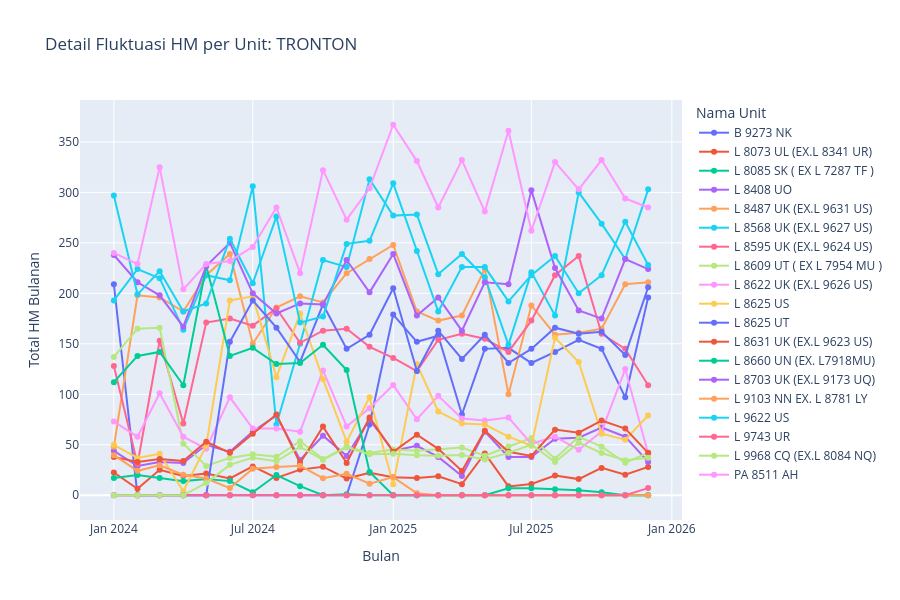

The cell this chart's notebook holds for it:
### Markdown cell above
### Tren HM Tronton

### Code cell
# 7. Plot Khusus TRONTON
df_trn = df_unit_monthly[df_unit_monthly['TYPE'] == 'TRONTON']

fig_trn = px.line(df_trn, x='TAHUN_BULAN', y='Delta_HM', color='EQUIP NAME', 
              title='Detail Fluktuasi HM per Unit: TRONTON',
              labels={'TAHUN_BULAN': 'Bulan', 'Delta_HM': 'Total HM Bulanan'},
              markers=True)

fig_trn.update_layout(height=600, legend_title_text='Nama Unit')
fig_trn.show()

### Figure 1 — Plotly figure (JSON) as saved in the notebook; plotly's stock layout.template omitted (floating-point values rounded to 4 significant figures)
{"data": [{"hovertemplate": "EQUIP NAME=B 9273 NK<br>Bulan=%{x}<br>Total HM Bulanan=%{y}<extra></extra>", "legendgroup": "B 9273 NK", "line": {"color": "#636efa", "dash": "solid"}, "marker": {"symbol": "circle"}, "mode": "lines+markers", "name": "B 9273 NK", "orientation": "v", "showlegend": true, "type": "scatter", "x": ["2024-01", "2024-02", "2024-03", "2024-04", "2024-05", "2024-06", "2024-07", "2024-08", "2024-09", "2024-10", "2024-11", "2024-12", "2025-01", "2025-02", "2025-03", "2025-04", "2025-05", "2025-06", "2025-07", "2025-08", "2025-09", "2025-10", "2025-11", "2025-12"], "xaxis": "x", "y": [209, 0, 0, 0, 0, 0, 0, 0, 0, 0, 0, 70, 179, 152, 158, 80, 145, 146, 131, 142, 154, 145, 97, 196], "yaxis": "y"}, {"hovertemplate": "EQUIP NAME=L 8073 UL (EX.L 8341 UR)<br>Bulan=%{x}<br>Total HM Bulanan=%{y}<extra></extra>", "legendgroup": "L 8073 UL (EX.L 8341 UR)", "line": {"color": "#EF553B", "dash": "solid"}, "marker": {"symbol": "circle"}, "mode": "lines+markers", "name": "L 8073 UL (EX.L 8341 UR)", "orientation": "v", "showlegend": true, "type": "scatter", "x": ["2024-01", "2024-02", "2024-03", "2024-04", "2024-05", "2024-06", "2024-07", "2024-08", "2024-09", "2024-10", "2024-11", "2024-12", "2025-01", "2025-02", "2025-03", "2025-04", "2025-05", "2025-06", "2025-07", "2025-08", "2025-09", "2025-10", "2025-11", "2025-12"], "xaxis": "x", "y": [22.5, 6.4, 25.2, 19.2, 21.6, 16.6, 28.6, 17.2, 25.4, 28.3, 16.5, 22.3, 17.9, 17.2, 18.8, 11, 41.4, 8.8, 11.1, 19.5, 16, 27.1, 20.3, 28.1], "yaxis": "y"}, {"hovertemplate": "EQUIP NAME=L 8085 SK ( EX L 7287 TF )<br>Bulan=%{x}<br>Total HM Bulanan=%{y}<extra></extra>", "legendgroup": "L 8085 SK ( EX L 7287 TF )", "line": {"color": "#00cc96", "dash": "solid"}, "marker": {"symbol": "circle"}, "mode": "lines+markers", "name": "L 8085 SK ( EX L 7287 TF )", "orientation": "v", "showlegend": true, "type": "scatter", "x": ["2024-01", "2024-02", "2024-03", "2024-04", "2024-05", "2024-06", "2024-07", "2024-08", "2024-09", "2024-10", "2024-11", "2024-12", "2025-01", "2025-02", "2025-03", "2025-04", "2025-05", "2025-06", "2025-07", "2025-08", "2025-09", "2025-10", "2025-11", "2025-12"], "xaxis": "x", "y": [17, 20, 17, 14, 16, 14, 3, 20, 9, 0, 1, 0, 0, 0, 0, 0, 0, 7, 7, 6, 5, 3, 0, 0], "yaxis": "y"}, {"hovertemplate": "EQUIP NAME=L 8408 UO<br>Bulan=%{x}<br>Total HM Bulanan=%{y}<extra></extra>", "legendgroup": "L 8408 UO", "line": {"color": "#ab63fa", "dash": "solid"}, "marker": {"symbol": "circle"}, "mode": "lines+markers", "name": "L 8408 UO", "orientation": "v", "showlegend": true, "type": "scatter", "x": ["2024-01", "2024-02", "2024-03", "2024-04", "2024-05", "2024-06", "2024-07", "2024-08", "2024-09", "2024-10", "2024-11", "2024-12", "2025-01", "2025-02", "2025-03", "2025-04", "2025-05", "2025-06", "2025-07", "2025-08", "2025-09", "2025-10", "2025-11", "2025-12"], "xaxis": "x", "y": [44, 29, 33, 32, 50, 43, 63, 79, 35, 59, 39, 75, 44, 49, 38, 19, 63, 38, 38, 56, 57, 67, 58, 33], "yaxis": "y"}, {"hovertemplate": "EQUIP NAME=L 8487 UK (EX.L 9631 US)<br>Bulan=%{x}<br>Total HM Bulanan=%{y}<extra></extra>", "legendgroup": "L 8487 UK (EX.L 9631 US)", "line": {"color": "#FFA15A", "dash": "solid"}, "marker": {"symbol": "circle"}, "mode": "lines+markers", "name": "L 8487 UK (EX.L 9631 US)", "orientation": "v", "showlegend": true, "type": "scatter", "x": ["2024-01", "2024-02", "2024-03", "2024-04", "2024-05", "2024-06", "2024-07", "2024-08", "2024-09", "2024-10", "2024-11", "2024-12", "2025-01", "2025-02", "2025-03", "2025-04", "2025-05", "2025-06", "2025-07", "2025-08", "2025-09", "2025-10", "2025-11", "2025-12"], "xaxis": "x", "y": [48, 198, 196, 182, 218, 239, 150, 186, 197, 191, 220, 234, 248, 182, 173, 178, 224, 100, 188, 159, 161, 165, 209, 211], "yaxis": "y"}, {"hovertemplate": "EQUIP NAME=L 8568 UK (EX.L 9627 US)<br>Bulan=%{x}<br>Total HM Bulanan=%{y}<extra></extra>", "legendgroup": "L 8568 UK (EX.L 9627 US)", "line": {"color": "#19d3f3", "dash": "solid"}, "marker": {"symbol": "circle"}, "mode": "lines+markers", "name": "L 8568 UK (EX.L 9627 US)", "orientation": "v", "showlegend": true, "type": "scatter", "x": ["2024-01", "2024-02", "2024-03", "2024-04", "2024-05", "2024-06", "2024-07", "2024-08", "2024-09", "2024-10", "2024-11", "2024-12", "2025-01", "2025-02", "2025-03", "2025-04", "2025-05", "2025-06", "2025-07", "2025-08", "2025-09", "2025-10", "2025-11", "2025-12"], "xaxis": "x", "y": [193, 224, 215, 164, 218, 213, 306, 70, 150, 233, 226, 313, 277, 278, 219, 239, 216, 149, 221, 178, 300, 269, 234, 303], "yaxis": "y"}, {"hovertemplate": "EQUIP NAME=L 8595 UK (EX.L 9624 US)<br>Bulan=%{x}<br>Total HM Bulanan=%{y}<extra></extra>", "legendgroup": "L 8595 UK (EX.L 9624 US)", "line": {"color": "#FF6692", "dash": "solid"}, "marker": {"symbol": "circle"}, "mode": "lines+markers", "name": "L 8595 UK (EX.L 9624 US)", "orientation": "v", "showlegend": true, "type": "scatter", "x": ["2024-01", "2024-02", "2024-03", "2024-04", "2024-05", "2024-06", "2024-07", "2024-08", "2024-09", "2024-10", "2024-11", "2024-12", "2025-01", "2025-02", "2025-03", "2025-04", "2025-05", "2025-06", "2025-07", "2025-08", "2025-09", "2025-10", "2025-11", "2025-12"], "xaxis": "x", "y": [128, 31, 153, 71, 171, 175, 168, 185, 151, 163, 165, 147, 136, 123, 154, 160, 155, 142, 173, 218, 237, 160, 145, 109], "yaxis": "y"}, {"hovertemplate": "EQUIP NAME=L 8609 UT ( EX L 7954 MU )<br>Bulan=%{x}<br>Total HM Bulanan=%{y}<extra></extra>", "legendgroup": "L 8609 UT ( EX L 7954 MU )", "line": {"color": "#B6E880", "dash": "solid"}, "marker": {"symbol": "circle"}, "mode": "lines+markers", "name": "L 8609 UT ( EX L 7954 MU )", "orientation": "v", "showlegend": true, "type": "scatter", "x": ["2024-01", "2024-02", "2024-03", "2024-04", "2024-05", "2024-06", "2024-07", "2024-08", "2024-09", "2024-10", "2024-11", "2024-12", "2025-01", "2025-02", "2025-03", "2025-04", "2025-05", "2025-06", "2025-07", "2025-08", "2025-09", "2025-10", "2025-11", "2025-12"], "xaxis": "x", "y": [137, 165, 166, 51, 29, 37, 40.7, 38.1, 53.5, 35.8, 48.2, 41.9, 45.3, 44, 45.6, 47.2, 39.2, 48.3, 56.7, 36.2, 57.9, 48.1, 32.1, 42.2], "yaxis": "y"}, {"hovertemplate": "EQUIP NAME=L 8622 UK (EX.L 9626 US)<br>Bulan=%{x}<br>Total HM Bulanan=%{y}<extra></extra>", "legendgroup": "L 8622 UK (EX.L 9626 US)", "line": {"color": "#FF97FF", "dash": "solid"}, "marker": {"symbol": "circle"}, "mode": "lines+markers", "name": "L 8622 UK (EX.L 9626 US)", "orientation": "v", "showlegend": true, "type": "scatter", "x": ["2024-01", "2024-02", "2024-03", "2024-04", "2024-05", "2024-06", "2024-07", "2024-08", "2024-09", "2024-10", "2024-11", "2024-12", "2025-01", "2025-02", "2025-03", "2025-04", "2025-05", "2025-06", "2025-07", "2025-08", "2025-09", "2025-10", "2025-11", "2025-12"], "xaxis": "x", "y": [73, 58, 101, 58, 46, 97, 66, 66, 63, 123.6, 68.2, 86.3, 109.1, 75.3, 98.5, 76, 74, 77, 51, 58, 45, 63, 125, 41], "yaxis": "y"}, {"hovertemplate": "EQUIP NAME=L 8625 US<br>Bulan=%{x}<br>Total HM Bulanan=%{y}<extra></extra>", "legendgroup": "L 8625 US", "line": {"color": "#FECB52", "dash": "solid"}, "marker": {"symbol": "circle"}, "mode": "lines+markers", "name": "L 8625 US", "orientation": "v", "showlegend": true, "type": "scatter", "x": ["2024-01", "2024-02", "2024-03", "2024-04", "2024-05", "2024-06", "2024-07", "2024-08", "2024-09", "2024-10", "2024-11", "2024-12", "2025-01", "2025-02", "2025-03", "2025-04", "2025-05", "2025-06", "2025-07", "2025-08", "2025-09", "2025-10", "2025-11", "2025-12"], "xaxis": "x", "y": [50, 37, 41, 4, 49, 193, 197, 117, 180, 115, 53, 97, 11, 130, 83, 71, 70, 58, 49, 156, 132, 61, 55, 79], "yaxis": "y"}, {"hovertemplate": "EQUIP NAME=L 8625 UT<br>Bulan=%{x}<br>Total HM Bulanan=%{y}<extra></extra>", "legendgroup": "L 8625 UT", "line": {"color": "#636efa", "dash": "solid"}, "marker": {"symbol": "circle"}, "mode": "lines+markers", "name": "L 8625 UT", "orientation": "v", "showlegend": true, "type": "scatter", "x": ["2024-01", "2024-02", "2024-03", "2024-04", "2024-05", "2024-06", "2024-07", "2024-08", "2024-09", "2024-10", "2024-11", "2024-12", "2025-01", "2025-02", "2025-03", "2025-04", "2025-05", "2025-06", "2025-07", "2025-08", "2025-09", "2025-10", "2025-11", "2025-12"], "xaxis": "x", "y": [0, 0, 0, 0, 0, 152, 193, 166, 132, 189, 145, 159, 205, 123, 163, 135, 159, 131, 145, 166, 160, 162, 139, 206], "yaxis": "y"}, {"hovertemplate": "EQUIP NAME=L 8631 UK (EX.L 9623 US)<br>Bulan=%{x}<br>Total HM Bulanan=%{y}<extra></extra>", "legendgroup": "L 8631 UK (EX.L 9623 US)", "line": {"color": "#EF553B", "dash": "solid"}, "marker": {"symbol": "circle"}, "mode": "lines+markers", "name": "L 8631 UK (EX.L 9623 US)", "orientation": "v", "showlegend": true, "type": "scatter", "x": ["2024-01", "2024-02", "2024-03", "2024-04", "2024-05", "2024-06", "2024-07", "2024-08", "2024-09", "2024-10", "2024-11", "2024-12", "2025-01", "2025-02", "2025-03", "2025-04", "2025-05", "2025-06", "2025-07", "2025-08", "2025-09", "2025-10", "2025-11", "2025-12"], "xaxis": "x", "y": [38, 33, 36, 34, 53, 42, 61, 80, 32, 68, 32, 77, 43, 60, 46, 24, 64, 43, 39, 65, 62, 74, 66, 42], "yaxis": "y"}, {"hovertemplate": "EQUIP NAME=L 8660 UN (EX. L7918MU)<br>Bulan=%{x}<br>Total HM Bulanan=%{y}<extra></extra>", "legendgroup": "L 8660 UN (EX. L7918MU)", "line": {"color": "#00cc96", "dash": "solid"}, "marker": {"symbol": "circle"}, "mode": "lines+markers", "name": "L 8660 UN (EX. L7918MU)", "orientation": "v", "showlegend": true, "type": "scatter", "x": ["2024-01", "2024-02", "2024-03", "2024-04", "2024-05", "2024-06", "2024-07", "2024-08", "2024-09", "2024-10", "2024-11", "2024-12", "2025-01", "2025-02", "2025-03", "2025-04", "2025-05", "2025-06", "2025-07", "2025-08", "2025-09", "2025-10", "2025-11", "2025-12"], "xaxis": "x", "y": [112, 138, 142, 109, 227, 138, 146, 130, 131, 149, 124, 23, 0, 0, 0, 0, 0, 0, 0, 0, 0, 0, 0, 0], "yaxis": "y"}, {"hovertemplate": "EQUIP NAME=L 8703 UK (EX.L 9173 UQ)<br>Bulan=%{x}<br>Total HM Bulanan=%{y}<extra></extra>", "legendgroup": "L 8703 UK (EX.L 9173 UQ)", "line": {"color": "#ab63fa", "dash": "solid"}, "marker": {"symbol": "circle"}, "mode": "lines+markers", "name": "L 8703 UK (EX.L 9173 UQ)", "orientation": "v", "showlegend": true, "type": "scatter", "x": ["2024-01", "2024-02", "2024-03", "2024-04", "2024-05", "2024-06", "2024-07", "2024-08", "2024-09", "2024-10", "2024-11", "2024-12", "2025-01", "2025-02", "2025-03", "2025-04", "2025-05", "2025-06", "2025-07", "2025-08", "2025-09", "2025-10", "2025-11", "2025-12"], "xaxis": "x", "y": [238, 211, 198, 167, 227, 250, 200, 180, 190, 189, 233, 201, 239, 178, 196, 163, 211, 209, 302, 225, 183, 175, 234, 224], "yaxis": "y"}, {"hovertemplate": "EQUIP NAME=L 9103 NN EX. L 8781 LY<br>Bulan=%{x}<br>Total HM Bulanan=%{y}<extra></extra>", "legendgroup": "L 9103 NN EX. L 8781 LY", "line": {"color": "#FFA15A", "dash": "solid"}, "marker": {"symbol": "circle"}, "mode": "lines+markers", "name": "L 9103 NN EX. L 8781 LY", "orientation": "v", "showlegend": true, "type": "scatter", "x": ["2024-01", "2024-02", "2024-03", "2024-04", "2024-05", "2024-06", "2024-07", "2024-08", "2024-09", "2024-10", "2024-11", "2024-12", "2025-01", "2025-02", "2025-03", "2025-04", "2025-05", "2025-06", "2025-07", "2025-08", "2025-09", "2025-10", "2025-11", "2025-12"], "xaxis": "x", "y": [39.7, 24.2, 29.7, 20.4, 16.6, 7.1, 26.2, 28.1, 29.1, 16.9, 21.3, 11.5, 18, 1.9, 0, 0, 0, 0, 0, 0, 0, 0, 0, 0], "yaxis": "y"}, {"hovertemplate": "EQUIP NAME=L 9622 US<br>Bulan=%{x}<br>Total HM Bulanan=%{y}<extra></extra>", "legendgroup": "L 9622 US", "line": {"color": "#19d3f3", "dash": "solid"}, "marker": {"symbol": "circle"}, "mode": "lines+markers", "name": "L 9622 US", "orientation": "v", "showlegend": true, "type": "scatter", "x": ["2024-01", "2024-02", "2024-03", "2024-04", "2024-05", "2024-06", "2024-07", "2024-08", "2024-09", "2024-10", "2024-11", "2024-12", "2025-01", "2025-02", "2025-03", "2025-04", "2025-05", "2025-06", "2025-07", "2025-08", "2025-09", "2025-10", "2025-11", "2025-12"], "xaxis": "x", "y": [297, 199, 222, 182, 190, 254, 210, 276, 171, 177, 249, 252, 309, 242, 182, 226, 226, 192, 218, 237, 200, 218, 271, 228], "yaxis": "y"}, {"hovertemplate": "EQUIP NAME=L 9743 UR<br>Bulan=%{x}<br>Total HM Bulanan=%{y}<extra></extra>", "legendgroup": "L 9743 UR", "line": {"color": "#FF6692", "dash": "solid"}, "marker": {"symbol": "circle"}, "mode": "lines+markers", "name": "L 9743 UR", "orientation": "v", "showlegend": true, "type": "scatter", "x": ["2024-01", "2024-02", "2024-03", "2024-04", "2024-05", "2024-06", "2024-07", "2024-08", "2024-09", "2024-10", "2024-11", "2024-12", "2025-01", "2025-02", "2025-03", "2025-04", "2025-05", "2025-06", "2025-07", "2025-08", "2025-09", "2025-10", "2025-11", "2025-12"], "xaxis": "x", "y": [0, 0, 0, 0, 0, 0, 0, 0, 0, 0, 0, 0, 0, 0, 0, 0, 0, 0, 0, 0, 0, 0, 0, 7.1], "yaxis": "y"}, {"hovertemplate": "EQUIP NAME=L 9968 CQ (EX.L 8084 NQ)<br>Bulan=%{x}<br>Total HM Bulanan=%{y}<extra></extra>", "legendgroup": "L 9968 CQ (EX.L 8084 NQ)", "line": {"color": "#B6E880", "dash": "solid"}, "marker": {"symbol": "circle"}, "mode": "lines+markers", "name": "L 9968 CQ (EX.L 8084 NQ)", "orientation": "v", "showlegend": true, "type": "scatter", "x": ["2024-01", "2024-02", "2024-03", "2024-04", "2024-05", "2024-06", "2024-07", "2024-08", "2024-09", "2024-10", "2024-11", "2024-12", "2025-01", "2025-02", "2025-03", "2025-04", "2025-05", "2025-06", "2025-07", "2025-08", "2025-09", "2025-10", "2025-11", "2025-12"], "xaxis": "x", "y": [0, 0, 0, 0, 12.23, 30.11, 37.23, 33.69, 47.93, 34.97, 47.41, 40.69, 41.14, 39.7, 39.21, 39.76, 35.34, 41.93, 50.14, 32.93, 52.08, 41.85, 34.69, 37.2], "yaxis": "y"}, {"hovertemplate": "EQUIP NAME=PA 8511 AH<br>Bulan=%{x}<br>Total HM Bulanan=%{y}<extra></extra>", "legendgroup": "PA 8511 AH", "line": {"color": "#FF97FF", "dash": "solid"}, "marker": {"symbol": "circle"}, "mode": "lines+markers", "name": "PA 8511 AH", "orientation": "v", "showlegend": true, "type": "scatter", "x": ["2024-01", "2024-02", "2024-03", "2024-04", "2024-05", "2024-06", "2024-07", "2024-08", "2024-09", "2024-10", "2024-11", "2024-12", "2025-01", "2025-02", "2025-03", "2025-04", "2025-05", "2025-06", "2025-07", "2025-08", "2025-09", "2025-10", "2025-11", "2025-12"], "xaxis": "x", "y": [240, 229, 325, 204, 229, 232, 246, 285, 220, 322, 273, 304, 367, 331, 285, 332, 281, 361, 262, 330, 303, 332, 294, 285], "yaxis": "y"}], "layout": {"height": 600, "legend": {"title": {"text": "Nama Unit"}, "tracegroupgap": 0}, "title": {"text": "Detail Fluktuasi HM per Unit: TRONTON"}, "xaxis": {"anchor": "y", "domain": [0, 1], "title": {"text": "Bulan"}}, "yaxis": {"anchor": "x", "domain": [0, 1], "title": {"text": "Total HM Bulanan"}}}}
